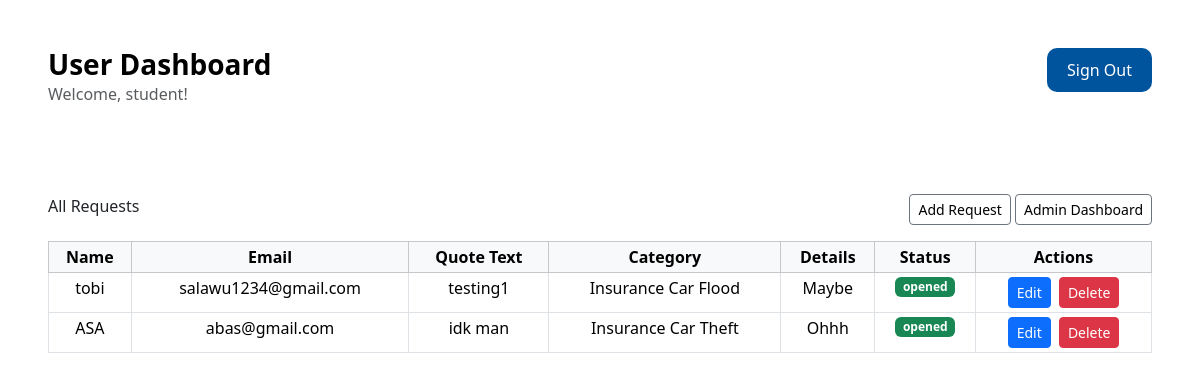
The app's page /home/ (signed in) with its own data.
### app1/models.py (models this page shows)
class myModel(models.Model):
    name = models.CharField(max_length=100)
    email = models.EmailField(max_length=100)
    quote_text = models.TextField(max_length=100)
    category = models.CharField(max_length=100)
    additional_details = models.TextField(max_length=100)

### app1/views.py (the view)
# urls.py: 2. Add a URL to urlpatterns:  path('', views.home, name='home')
def home(request):
    if request.user.is_authenticated:
        person_details = myModel.objects.all()
        return render(request, 'dashboard.html', {'person_details': person_details})
    else:
        return redirect('log_in')

### app1/templates/dashboard.html (shortened to what this page needs)
{% load static %}
<html >
<head>
    <link href="https://cdn.jsdelivr.net/npm/bootstrap@5.3.8/dist/css/bootstrap.min.css" rel="stylesheet">
    <link rel="stylesheet" href="{% static 'global.css' %}">
</head>
<body>
    <div class="container-fluid p-4">
        <div class="row mb-4 p-4">
            <div class="col-12 col-sm-6 col-md-6 col-lg-6">
                <h3 class="fw-bold mb-3 mb-sm-0">User Dashboard</h3>
                {% if user.is_authenticated %}
                    <p class="text-muted">Welcome, {{ user.username }}!</p>
                {% endif %}
            </div>
            <div class="col-12 col-sm-6 col-md-6 col-lg-6 text-sm-end text-center">
                <button class="main-button w-sm-auto">
                    <a href="{% url 'log_out' %}" class="text-white text-decoration-none">Sign Out</a>
                </button>
            </div>
        </div>
        <div class="row mt-4 p-4">
            <div class="col-12">
                <div class="row mb-3">
                    <div class="col-12 col-sm-6 col-md-6 col-lg-6 mb-3 mb-sm-0">
                        <p class="mb-0 text-dark">All Requests</p>
                    </div>
                    <div class="col-12 col-sm-6 col-md-6 col-lg-6 text-sm-end text-center align-items-center">
                        <button class="btn btn-outline-secondary btn-sm">
                            <a href="{% url 'request' %}" class="text-black text-decoration-none">Add Request</a>
                        </button>
                        <button class="btn btn-outline-secondary btn-sm">
                            <a href="{% url 'admin_dashboard' %}" class="text-black text-decoration-none">Admin Dashboard</a>
                        </button>
                    </div>
                </div>
                <div class="table-responsive">
                    <table class="table table-bordered table-sm">
                        <thead class="table-light">
                            <tr>
                                <th scope="col" class="text-center">Name</th>
                                <th scope="col" class="text-center">Email</th>
                                <th scope="col" class="text-center">Quote Text</th>
                                <th scope="col" class="text-center">Category</th>
                                <th scope="col" class="text-center">Details</th>
                                <th scope="col" class="text-center">Status</th>
                                <th scope="col" class="text-center">Actions</th>
                            </tr>
                        </thead>
                        <tbody>
                            {% for person in person_details %}
                            <tr>
                                <td class="text-center">{{ person.name }}</td>
                                <td class="text-center">{{ person.email }}</td>
                                <td class="text-center">{{ person.quote_text }}</td>
                                <td class="text-center">{{ person.category }}</td>
                                <td class="text-center">{{ person.additional_details }}</td>
                                <td class="text-center">
                                    <span class="badge bg-success">opened</span>
                                </td>
                                <td class="text-center">
                                    <a href="{% url 'edit' person.id %}" class="btn btn-sm btn-primary me-1">Edit</a>
                                    <a href="{% url 'delete' person.id %}" class="btn btn-sm btn-danger">Delete</a>
                                </td>
                            </tr>
                            {% endfor %}
                        </tbody>
                    </table>
                </div>
            </div>
        </div>
    </div>
</body>
</html>

### app1/static/global.css (style rules this page uses)
body { color: #fff; }
.main-button { background-color: #00549E ; color: white; border-radius: 10px; padding: 10px 20px; font-size: 16px; font-weight: regular; border: none; }
h3 { color: black; }
a { text-decoration: none; color: #00549E; }

### records on screen
myModel: name "tobi", email "salawu1234@gmail.com", quote_text "testing1", category "Insurance Car Flood", additional_details "Maybe"
myModel: name "ASA", email "abas@gmail.com", quote_text "idk man", category "Insurance Car Theft", additional_details "Ohhh"

### other values on screen
{{ user.username }} "student"
